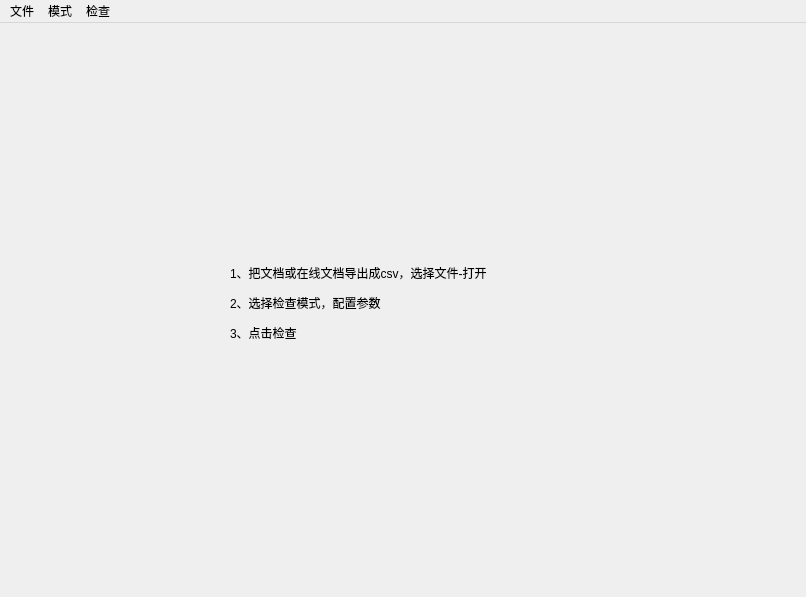
<?xml version="1.0" encoding="UTF-8"?>
<ui version="4.0">
 <class>MainWindow</class>
 <widget class="QMainWindow" name="MainWindow">
  <property name="geometry">
   <rect>
    <x>0</x>
    <y>0</y>
    <width>806</width>
    <height>597</height>
   </rect>
  </property>
  <property name="minimumSize">
   <size>
    <width>806</width>
    <height>597</height>
   </size>
  </property>
  <property name="maximumSize">
   <size>
    <width>806</width>
    <height>597</height>
   </size>
  </property>
  <property name="windowTitle">
   <string>MainWindow</string>
  </property>
  <widget class="QWidget" name="centralwidget">
   <widget class="QStackedWidget" name="stackedWidget">
    <property name="geometry">
     <rect>
      <x>0</x>
      <y>0</y>
      <width>801</width>
      <height>571</height>
     </rect>
    </property>
    <property name="cursor">
     <cursorShape>ArrowCursor</cursorShape>
    </property>
    <property name="currentIndex">
     <number>0</number>
    </property>
    <widget class="QWidget" name="page">
     <widget class="QLabel" name="label_5">
      <property name="geometry">
       <rect>
        <x>230</x>
        <y>180</y>
        <width>331</width>
        <height>201</height>
       </rect>
      </property>
      <property name="text">
       <string>&lt;html&gt;&lt;head/&gt;&lt;body&gt;&lt;p&gt;1、把文档或在线文档导出成csv，选择文件-打开&lt;/p&gt;&lt;p&gt;2、选择检查模式，配置参数&lt;/p&gt;&lt;p&gt;3、点击检查&lt;/p&gt;&lt;/body&gt;&lt;/html&gt;</string>
      </property>
     </widget>
    </widget>
    <widget class="QWidget" name="page_2">
     <widget class="QLabel" name="label_2">
      <property name="geometry">
       <rect>
        <x>60</x>
        <y>40</y>
        <width>31</width>
        <height>16</height>
       </rect>
      </property>
      <property name="text">
       <string>设置：</string>
      </property>
     </widget>
     <widget class="QCheckBox" name="checkBox">
      <property name="geometry">
       <rect>
        <x>590</x>
        <y>150</y>
        <width>141</width>
        <height>16</height>
       </rect>
      </property>
      <property name="text">
       <string>检查尖括号中的空格</string>
      </property>
      <property name="checked">
       <bool>true</bool>
      </property>
     </widget>
     <widget class="QLabel" name="label_4">
      <property name="geometry">
       <rect>
        <x>120</x>
        <y>40</y>
        <width>151</width>
        <height>16</height>
       </rect>
      </property>
      <property name="text">
       <string>需要检查是否匹配的内容：</string>
      </property>
     </widget>
     <widget class="QPlainTextEdit" name="txt_match">
      <property name="geometry">
       <rect>
        <x>120</x>
        <y>70</y>
        <width>181</width>
        <height>191</height>
       </rect>
      </property>
      <property name="plainText">
       <string>{}
&lt;&gt;</string>
      </property>
     </widget>
     <widget class="QLabel" name="label_6">
      <property name="geometry">
       <rect>
        <x>340</x>
        <y>40</y>
        <width>151</width>
        <height>16</height>
       </rect>
      </property>
      <property name="text">
       <string>需要排除的对象名称：</string>
      </property>
     </widget>
     <widget class="QPlainTextEdit" name="txt_exclude">
      <property name="geometry">
       <rect>
        <x>340</x>
        <y>70</y>
        <width>181</width>
        <height>191</height>
       </rect>
      </property>
      <property name="plainText">
       <string>KeyCode</string>
      </property>
     </widget>
    </widget>
   </widget>
  </widget>
  <widget class="QMenuBar" name="menubar">
   <property name="geometry">
    <rect>
     <x>0</x>
     <y>0</y>
     <width>806</width>
     <height>23</height>
    </rect>
   </property>
   <widget class="QMenu" name="menu">
    <property name="title">
     <string>文件</string>
    </property>
    <addaction name="actionopen"/>
   </widget>
   <widget class="QMenu" name="menumode">
    <property name="title">
     <string>模式</string>
    </property>
    <addaction name="actiontranslate"/>
   </widget>
   <widget class="QMenu" name="menucheck">
    <property name="title">
     <string>检查</string>
    </property>
    <addaction name="actionruncheck"/>
   </widget>
   <addaction name="menu"/>
   <addaction name="menumode"/>
   <addaction name="menucheck"/>
  </widget>
  <action name="actionopen">
   <property name="checkable">
    <bool>false</bool>
   </property>
   <property name="text">
    <string>打开文件</string>
   </property>
  </action>
  <action name="actiontranslate">
   <property name="checkable">
    <bool>true</bool>
   </property>
   <property name="text">
    <string>海外翻译检查</string>
   </property>
  </action>
  <action name="actionruncheck">
   <property name="text">
    <string>执行检查</string>
   </property>
  </action>
  <action name="action2333">
   <property name="checkable">
    <bool>true</bool>
   </property>
   <property name="text">
    <string>2333</string>
   </property>
  </action>
 </widget>
 <resources/>
 <connections/>
</ui>
